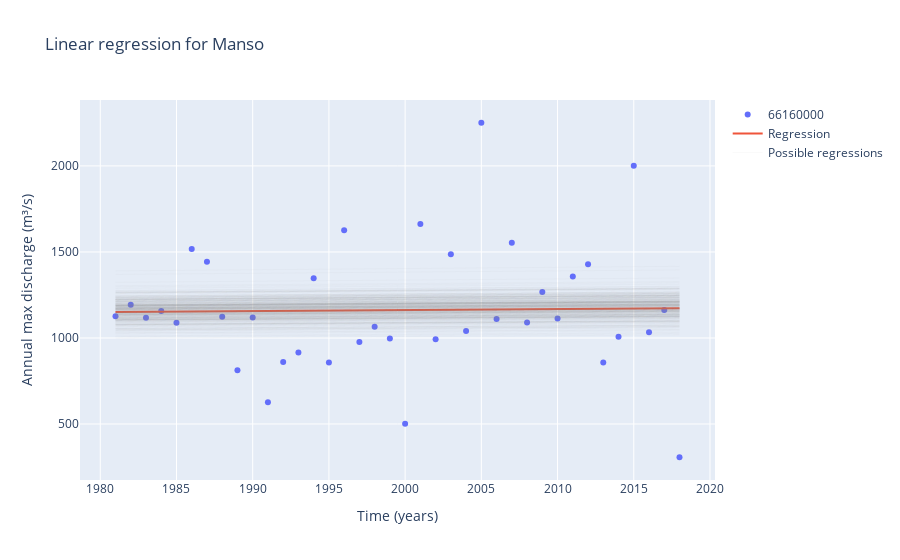

The notebook cell saved with this chart:
### Code cell
intercept = [summary['mean'].loc['Intercept'], summary['hpd_97%'].loc['Intercept'], summary['hpd_3%'].loc['Intercept']]
slope = [summary['mean'].loc['x'], summary['hpd_97%'].loc['x'], summary['hpd_3%'].loc['x']]
years = pd.Series(max_data.index.year)
fig = go.Figure()
regression = years.map(lambda x: x*slope[0]+intercept[0])
fig.add_trace(go.Scatter(x=max_data.index.year, y=max_data.values, mode='markers', name='66160000'))
fig.add_trace(go.Scatter(x=max_data.index.year, y=regression.values, mode='lines', name='Regression', line=dict(width=2)))

#Plot possible regressions
regression_temp = years.map(lambda x: x*posterior['x'].iloc[0]+posterior['Intercept'].iloc[0])
fig.add_trace(go.Scatter(x=max_data.index.year, y=regression_temp.values, mode='lines', name='Possible regressions', line=dict(color='grey', width=.05)))
for i in range(1,300):
    regression_temp = years.map(lambda x: x*posterior['x'].iloc[i]+posterior['Intercept'].iloc[i])
    fig.add_trace(go.Scatter(x=max_data.index.year, y=regression_temp.values, mode='lines', name='Possible regressions', showlegend=False, line=dict(color='grey', width=.05)))
fig.update_layout(title="Linear regression for Manso", xaxis_title="Time (years)", yaxis_title="Annual max discharge (m³/s)")
fig.show()
